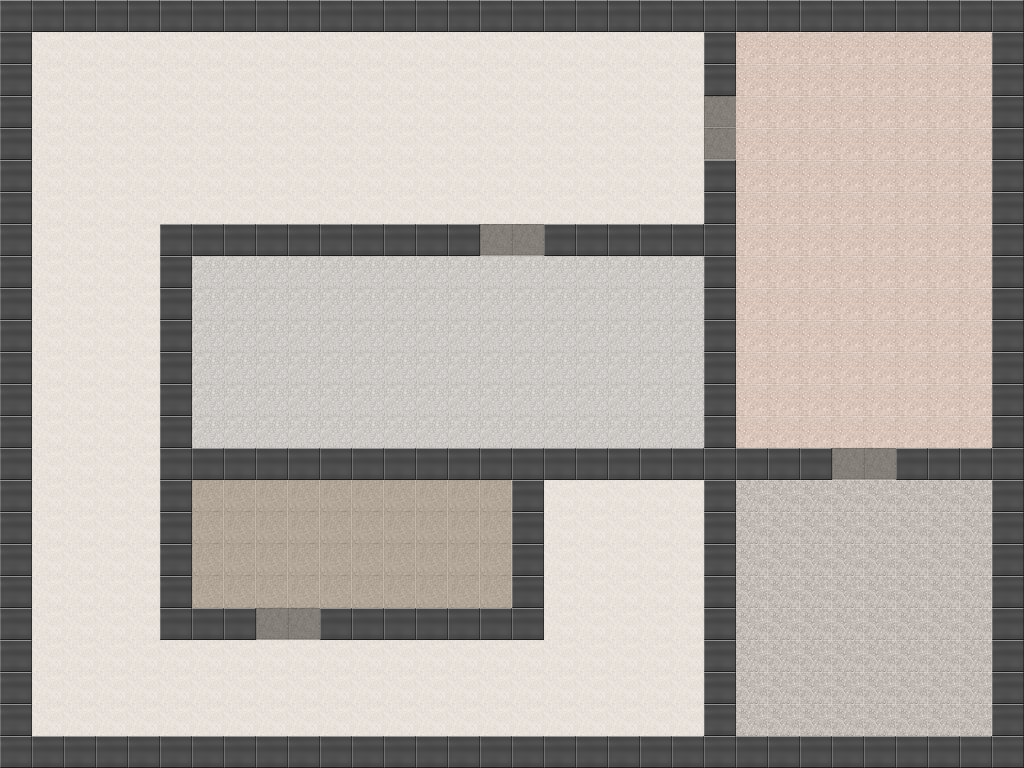

Below is a game level as drawn by its tile map, then a one-line description and the .tmx that defines it (tile-layer data replaced by summaries):
An orthogonal 32x24 tile map with 32x32 px tiles, 2 tile layers (floor, walls), 1 hidden layer not drawn, 5 tilesets and 6 objects (2x GuardEntity, player, teleporter, enginePiece, KeyEntity).

<map version="1.0" orientation="orthogonal" width="32" height="24" tilewidth="32" tileheight="32">
 <tileset firstgid="1" name="facility1_level_tiles" tilewidth="32" tileheight="32">
  <image source="../images/facility1_level_tiles.png" width="192" height="64" />
  <tile id="2">
   <properties>
    <property name="type" value="platform" />
   </properties>
  </tile>
  <tile id="3">
   <properties>
    <property name="type" value="platform" />
   </properties>
  </tile>
  <tile id="7">
   <properties>
    <property name="type" value="platform" />
   </properties>
  </tile>
  <tile id="8">
   <properties>
    <property name="type" value="platform" />
   </properties>
  </tile>
 </tileset>
 <tileset firstgid="13" name="alien_tiles" tilewidth="32" tileheight="32">
  <image source="../images/alien_tiles.png" width="160" height="128" />
 </tileset>
 <tileset firstgid="33" name="collision_tiles" tilewidth="32" tileheight="32">
  <image source="../images/collision_tiles.png" width="192" height="32" />
  <tile id="0">
   <properties>
    <property name="type" value="solid" />
   </properties>
  </tile>
 </tileset>
 <tileset firstgid="39" name="teleporter_tiles" tilewidth="32" tileheight="32">
  <image source="../images/teleporter_tiles.png" width="384" height="64" />
 </tileset>
 <tileset firstgid="63" name="guard_tiles" tilewidth="32" tileheight="32">
  <image source="../images/guard_tiles.png" width="160" height="128" />
 </tileset>
 <layer name="floor" width="32" height="24">
  <data>[768 cells, 768 non-empty, 6 distinct tile ids]</data>
 </layer>
 <layer name="walls" width="32" height="24">
  <data>[768 cells, 190 non-empty, 1 distinct tile ids]</data>
 </layer>
 <objectgroup color="#00ff00" name="Entities" width="32" height="24">
  <object name="player" x="864" y="576" width="32" height="32">
   <properties>
    <property name="image" value="alien_tiles" />
    <property name="spriteheight" value="32" />
    <property name="spritewidth" value="32" />
   </properties>
  </object>
  <object name="teleporter" x="416" y="512" width="64" height="64">
   <properties>
    <property name="image" value="teleporter_tiles" />
    <property name="spritewidth" value="64" />
   </properties>
  </object>
  <object name="enginePiece" x="448" y="320" width="32" height="32">
   <properties>
    <property name="image" value="engine_piece" />
    <property name="spritewidth" value="32" />
   </properties>
  </object>
  <object name="KeyEntity" x="832" y="224" width="32" height="32">
   <properties>
    <property name="image" value="key" />
    <property name="sprite_width" value="32" />
   </properties>
  </object>
 </objectgroup>
 <layer name="collision" width="32" height="24" visible="0">
  <data>[768 cells, 190 non-empty, 1 distinct tile ids]</data>
 </layer>
 <objectgroup color="#ff0000" name="GuardEntities" width="32" height="24">
  <object name="GuardEntity" x="157" y="79" width="32" height="32" />
  <object name="GuardEntity" x="305" y="139" width="32" height="32" />
 </objectgroup>
</map>
